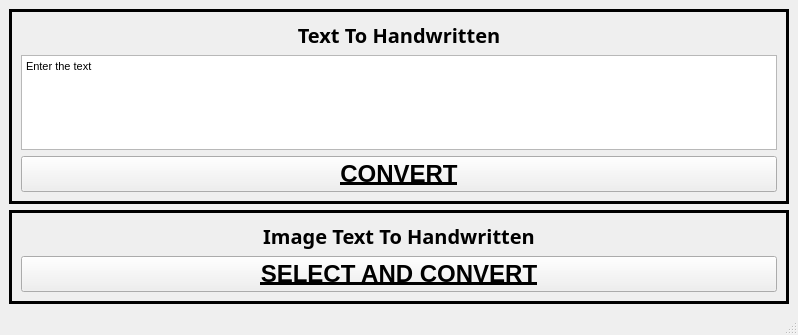
<?xml version="1.0" encoding="UTF-8"?>
<ui version="4.0">
 <class>MainWindow</class>
 <widget class="QMainWindow" name="MainWindow">
  <property name="geometry">
   <rect>
    <x>0</x>
    <y>0</y>
    <width>798</width>
    <height>335</height>
   </rect>
  </property>
  <property name="windowTitle">
   <string>MainWindow</string>
  </property>
  <widget class="QWidget" name="centralwidget">
   <layout class="QVBoxLayout" name="verticalLayout_3">
    <item>
     <widget class="QFrame" name="frame">
      <property name="font">
       <font>
        <weight>50</weight>
        <bold>false</bold>
       </font>
      </property>
      <property name="styleSheet">
       <string notr="true">border-color: rgb(0, 170, 0);</string>
      </property>
      <property name="frameShape">
       <enum>QFrame::Panel</enum>
      </property>
      <property name="frameShadow">
       <enum>QFrame::Plain</enum>
      </property>
      <property name="lineWidth">
       <number>3</number>
      </property>
      <property name="midLineWidth">
       <number>0</number>
      </property>
      <layout class="QVBoxLayout" name="verticalLayout">
       <item>
        <widget class="QLabel" name="label">
         <property name="font">
          <font>
           <family>Arial Black</family>
           <pointsize>15</pointsize>
           <weight>75</weight>
           <bold>true</bold>
          </font>
         </property>
         <property name="text">
          <string>Text To Handwritten</string>
         </property>
         <property name="textFormat">
          <enum>Qt::AutoText</enum>
         </property>
         <property name="scaledContents">
          <bool>false</bool>
         </property>
         <property name="alignment">
          <set>Qt::AlignCenter</set>
         </property>
         <property name="wordWrap">
          <bool>false</bool>
         </property>
        </widget>
       </item>
       <item>
        <widget class="QTextEdit" name="textEdit">
         <property name="html">
          <string>&lt;!DOCTYPE HTML PUBLIC &quot;-//W3C//DTD HTML 4.0//EN&quot; &quot;http://www.w3.org/TR/REC-html40/strict.dtd&quot;&gt;
&lt;html&gt;&lt;head&gt;&lt;meta name=&quot;qrichtext&quot; content=&quot;1&quot; /&gt;&lt;style type=&quot;text/css&quot;&gt;
p, li { white-space: pre-wrap; }
&lt;/style&gt;&lt;/head&gt;&lt;body style=&quot; font-family:'MS Shell Dlg 2'; font-size:8.25pt; font-weight:400; font-style:normal;&quot;&gt;
&lt;p style=&quot; margin-top:0px; margin-bottom:0px; margin-left:0px; margin-right:0px; -qt-block-indent:0; text-indent:0px;&quot;&gt;Enter the text&lt;/p&gt;&lt;/body&gt;&lt;/html&gt;</string>
         </property>
        </widget>
       </item>
       <item>
        <widget class="QPushButton" name="pushButton">
         <property name="font">
          <font>
           <pointsize>18</pointsize>
           <weight>75</weight>
           <bold>true</bold>
           <underline>true</underline>
           <strikeout>false</strikeout>
           <kerning>true</kerning>
          </font>
         </property>
         <property name="text">
          <string>CONVERT</string>
         </property>
        </widget>
       </item>
      </layout>
     </widget>
    </item>
    <item>
     <widget class="QFrame" name="frame_2">
      <property name="font">
       <font>
        <weight>50</weight>
        <bold>false</bold>
       </font>
      </property>
      <property name="styleSheet">
       <string notr="true">border-color: rgb(0, 170, 0);</string>
      </property>
      <property name="frameShape">
       <enum>QFrame::Panel</enum>
      </property>
      <property name="frameShadow">
       <enum>QFrame::Plain</enum>
      </property>
      <property name="lineWidth">
       <number>3</number>
      </property>
      <property name="midLineWidth">
       <number>0</number>
      </property>
      <layout class="QVBoxLayout" name="verticalLayout_2">
       <item>
        <widget class="QLabel" name="label_2">
         <property name="font">
          <font>
           <family>Arial Black</family>
           <pointsize>15</pointsize>
           <weight>75</weight>
           <bold>true</bold>
          </font>
         </property>
         <property name="text">
          <string>Image Text To Handwritten</string>
         </property>
         <property name="textFormat">
          <enum>Qt::AutoText</enum>
         </property>
         <property name="scaledContents">
          <bool>false</bool>
         </property>
         <property name="alignment">
          <set>Qt::AlignCenter</set>
         </property>
         <property name="wordWrap">
          <bool>false</bool>
         </property>
        </widget>
       </item>
       <item>
        <widget class="QPushButton" name="pushButton_2">
         <property name="font">
          <font>
           <pointsize>18</pointsize>
           <weight>75</weight>
           <bold>true</bold>
           <underline>true</underline>
           <strikeout>false</strikeout>
           <kerning>true</kerning>
          </font>
         </property>
         <property name="text">
          <string>SELECT AND CONVERT</string>
         </property>
        </widget>
       </item>
      </layout>
     </widget>
    </item>
   </layout>
  </widget>
  <widget class="QStatusBar" name="statusbar"/>
 </widget>
 <resources/>
 <connections/>
</ui>
